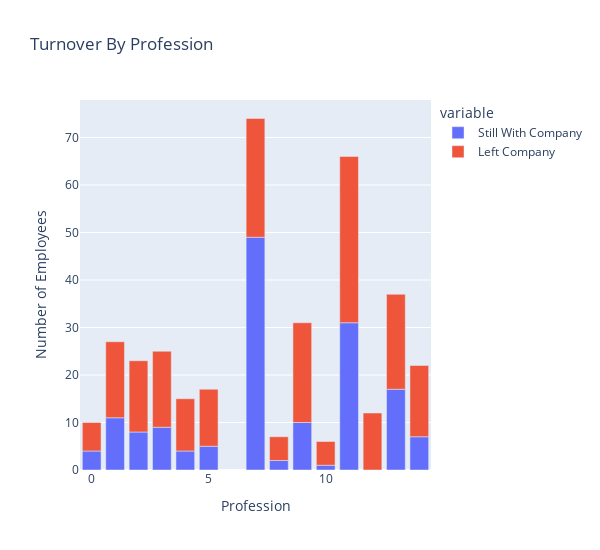

Notebook code cell kept with this figure:
### Code cell
import plotly.express as px

# create the stacked bar chart
fig = px.bar(result,
             x=result.index,
             # specify columns to use for the stacked bars
             y=[ "Still With Company", "Left Company"],
             title="Turnover By Profession",
             )

# adjust layout properties of the figure
fig.update_layout(
    yaxis=dict(title="Number of Employees"),
    xaxis=dict(title="Profession"),
    width=600,
    height=550,
        hoverlabel=dict(
        bgcolor="white",
        font_size=16,
        font_family="Rockwell"
    )
)
# show the stacked bar chart
fig.show()

### Figure 1 — Plotly figure (JSON) as saved in the notebook; plotly's stock layout.template omitted (floating-point values rounded to 4 significant figures)
{"data": [{"alignmentgroup": "True", "hovertemplate": "variable=Still With Company<br>profession=%{x}<br>value=%{y}<extra></extra>", "legendgroup": "Still With Company", "marker": {"color": "#636efa", "pattern": {"shape": ""}}, "name": "Still With Company", "offsetgroup": "Still With Company", "orientation": "v", "showlegend": true, "textposition": "auto", "x": [0, 1, 2, 3, 4, 5, 7, 8, 9, 10, 11, 12, 13, 14], "xaxis": "x", "y": [4.0, 11.0, 8.0, 9.0, 4.0, 5.0, 49.0, 2.0, 10.0, 1.0, 31.0, 0.0, 17.0, 7.0], "yaxis": "y", "type": "bar"}, {"alignmentgroup": "True", "hovertemplate": "variable=Left Company<br>profession=%{x}<br>value=%{y}<extra></extra>", "legendgroup": "Left Company", "marker": {"color": "#EF553B", "pattern": {"shape": ""}}, "name": "Left Company", "offsetgroup": "Left Company", "orientation": "v", "showlegend": true, "textposition": "auto", "x": [0, 1, 2, 3, 4, 5, 7, 8, 9, 10, 11, 12, 13, 14], "xaxis": "x", "y": [6.0, 16.0, 15.0, 16.0, 11.0, 12.0, 25.0, 5.0, 21.0, 5.0, 35.0, 12.0, 20.0, 15.0], "yaxis": "y", "type": "bar"}], "layout": {"xaxis": {"anchor": "y", "domain": [0.0, 1.0], "title": {"text": "Profession"}}, "yaxis": {"anchor": "x", "domain": [0.0, 1.0], "title": {"text": "Number of Employees"}}, "legend": {"title": {"text": "variable"}, "tracegroupgap": 0}, "title": {"text": "Turnover By Profession"}, "barmode": "relative", "hoverlabel": {"font": {"size": 16, "family": "Rockwell"}, "bgcolor": "white"}, "width": 600, "height": 550}}
